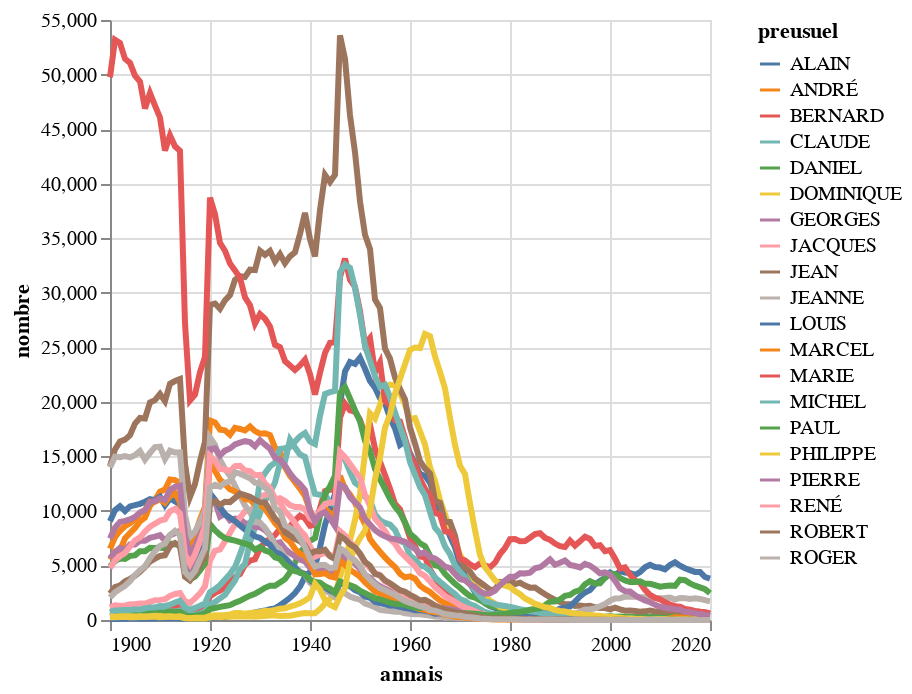

Here is the notebook cell this chart was saved with:
### Code cell
selection = alt.selection_multi(fields=['preusuel'], bind='legend')
chart = alt.Chart(names_filt).mark_line().encode(
  x='annais:T',
  y='nombre:Q',
  color=alt.condition(selection, 'preusuel:N', alt.value('lightgray')),
  size=alt.condition(selection, alt.value(3), alt.value(1))
).add_selection(selection)

chart

### Figure 1 — Vega-Lite specification as saved in the notebook (floating-point values rounded to 4 significant figures; data arrays with more than 128 entries replaced by an {"elided": "..."} marker saying what was removed)
{"config": {"view": {"continuousWidth": 300, "continuousHeight": 300}}, "data": {"name": "data-e7f08247e66d1443d3eb2dfc45c16be0"}, "mark": {"type": "line"}, "encoding": {"color": {"condition": {"param": "param_1", "field": "preusuel", "type": "nominal"}, "value": "lightgray"}, "size": {"condition": {"param": "param_1", "value": 3}, "value": 1}, "x": {"field": "annais", "type": "temporal"}, "y": {"field": "nombre", "type": "quantitative"}}, "params": [{"name": "param_1", "select": {"type": "point", "fields": ["preusuel"]}, "bind": "legend"}], "$schema": "https://vega.github.io/schema/vega-lite/v5.8.0.json", "datasets": {"data-e7f08247e66d1443d3eb2dfc45c16be0": {"elided": "2362 records"}}}
